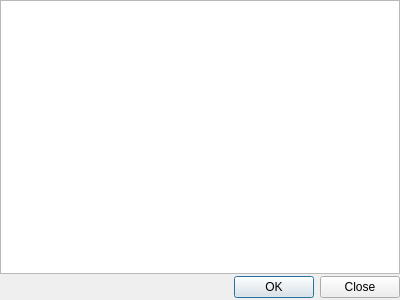
<?xml version="1.0" encoding="UTF-8"?>
<ui version="4.0">
 <class>HistoryDialog</class>
 <widget class="QDialog" name="HistoryDialog">
  <property name="geometry">
   <rect>
    <x>0</x>
    <y>0</y>
    <width>400</width>
    <height>300</height>
   </rect>
  </property>
  <property name="sizePolicy">
   <sizepolicy hsizetype="Preferred" vsizetype="Preferred">
    <horstretch>0</horstretch>
    <verstretch>0</verstretch>
   </sizepolicy>
  </property>
  <property name="cursor">
   <cursorShape>ArrowCursor</cursorShape>
  </property>
  <property name="windowTitle">
   <string>Dialog</string>
  </property>
  <layout class="QVBoxLayout" name="verticalLayout">
   <property name="spacing">
    <number>2</number>
   </property>
   <property name="leftMargin">
    <number>0</number>
   </property>
   <property name="topMargin">
    <number>0</number>
   </property>
   <property name="rightMargin">
    <number>0</number>
   </property>
   <property name="bottomMargin">
    <number>2</number>
   </property>
   <item>
    <widget class="QTextBrowser" name="HistoryTextBox">
     <property name="sizePolicy">
      <sizepolicy hsizetype="Preferred" vsizetype="Preferred">
       <horstretch>0</horstretch>
       <verstretch>0</verstretch>
      </sizepolicy>
     </property>
    </widget>
   </item>
   <item>
    <widget class="QDialogButtonBox" name="buttonBox">
     <property name="orientation">
      <enum>Qt::Horizontal</enum>
     </property>
     <property name="standardButtons">
      <set>QDialogButtonBox::Close|QDialogButtonBox::Ok</set>
     </property>
    </widget>
   </item>
  </layout>
 </widget>
 <resources/>
 <connections>
  <connection>
   <sender>buttonBox</sender>
   <signal>accepted()</signal>
   <receiver>HistoryDialog</receiver>
   <slot>accept()</slot>
   <hints>
    <hint type="sourcelabel">
     <x>248</x>
     <y>254</y>
    </hint>
    <hint type="destinationlabel">
     <x>157</x>
     <y>274</y>
    </hint>
   </hints>
  </connection>
  <connection>
   <sender>buttonBox</sender>
   <signal>rejected()</signal>
   <receiver>HistoryDialog</receiver>
   <slot>reject()</slot>
   <hints>
    <hint type="sourcelabel">
     <x>316</x>
     <y>260</y>
    </hint>
    <hint type="destinationlabel">
     <x>286</x>
     <y>274</y>
    </hint>
   </hints>
  </connection>
 </connections>
</ui>
